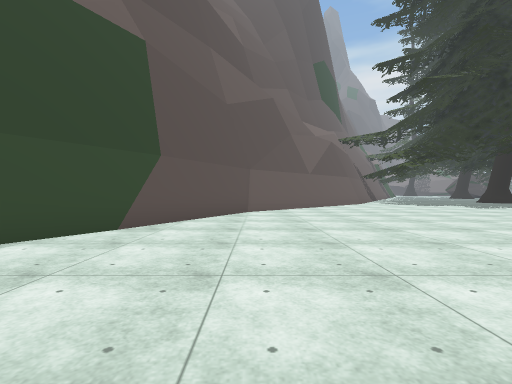
view 1 (above)

24 first-person views from a walk through a scene from a Unity 3-D project. The camera is 1.2 m above the floor, looks level and sees 85° across. The floor is counted in squares, 2 m on a side. Each view is taken from the middle of a square. On the plan, view 1 faces up. The plan holds only what a view shows up to about 9 squares ahead; the rest is blank. The place goes on beyond the plan. Some surface patterns are stand-ins.

view 2
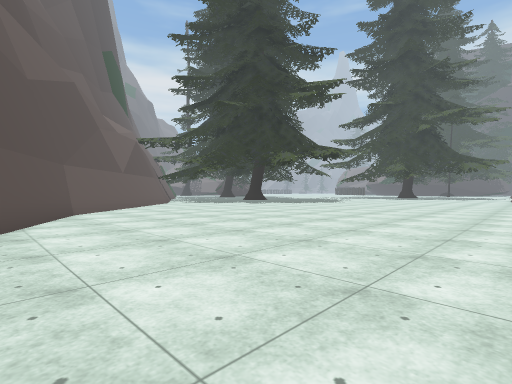

view 3
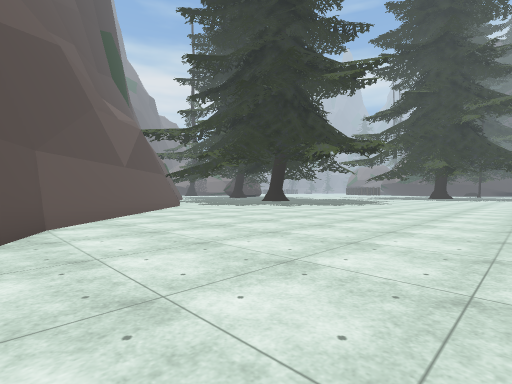

view 4
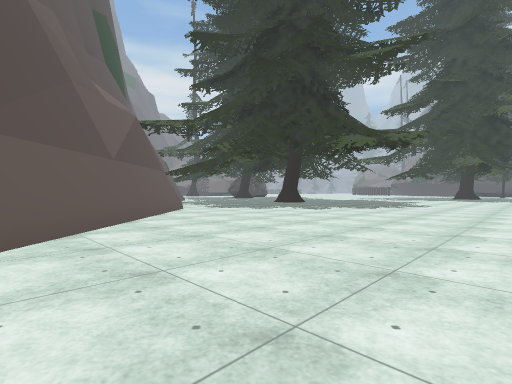

view 5
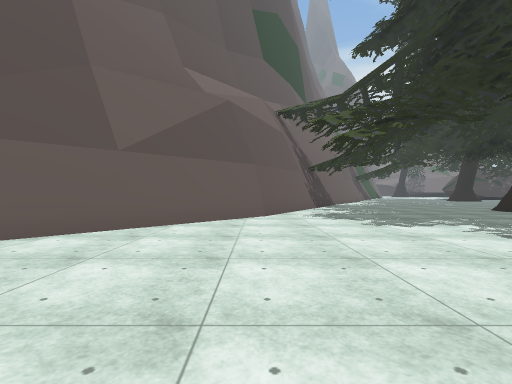

view 6
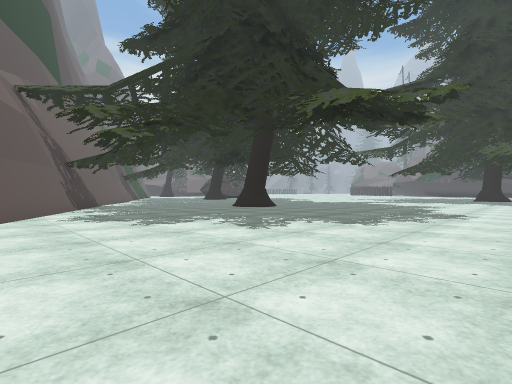

view 7
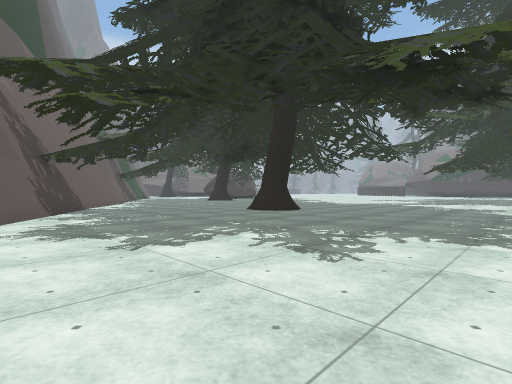

view 8
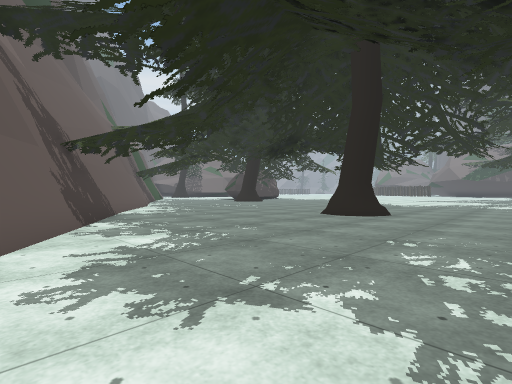

view 9
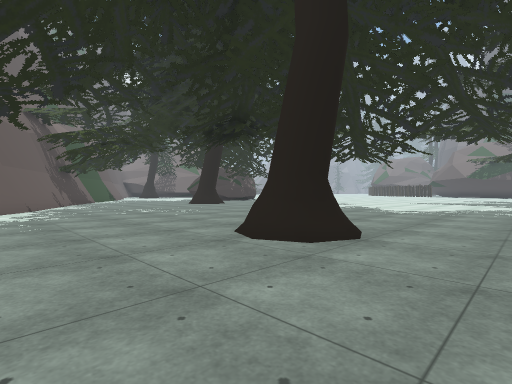

view 10
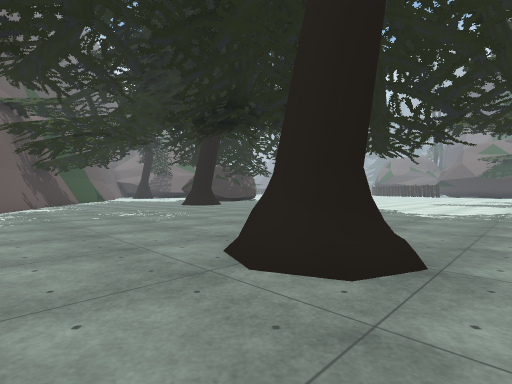

view 11
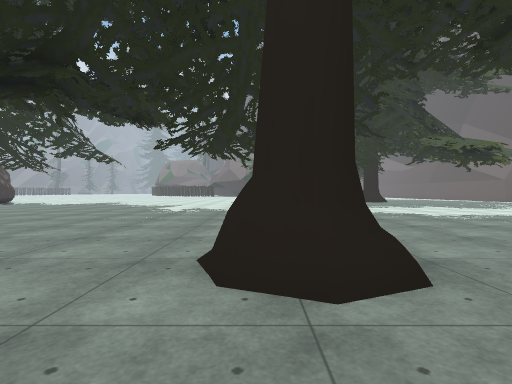

view 12
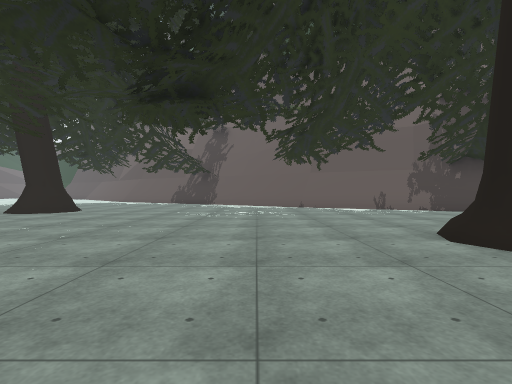

view 13
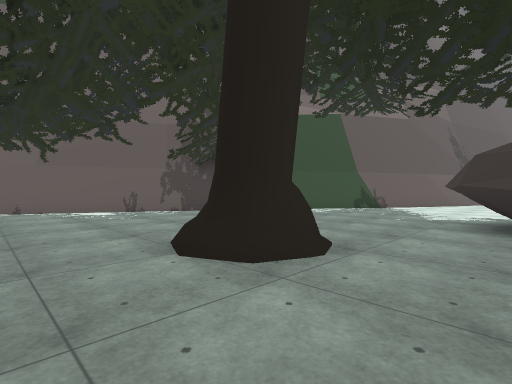

view 14
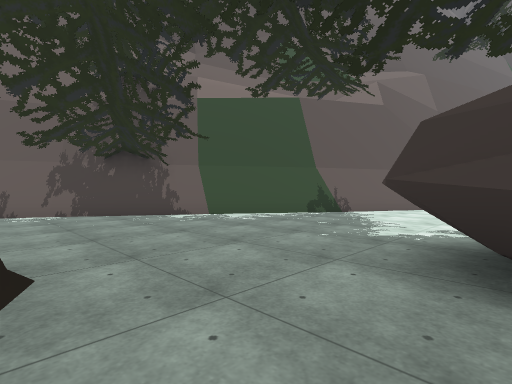

view 15
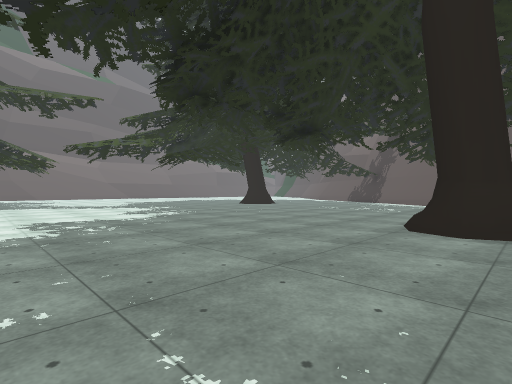

view 16
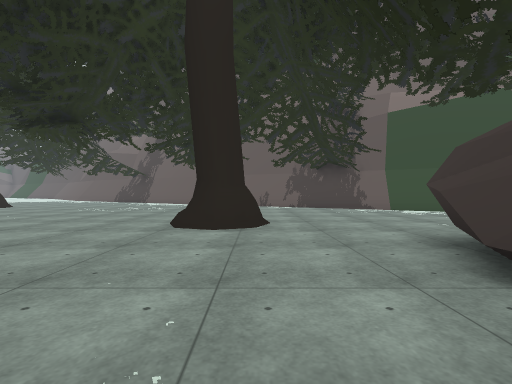

view 17
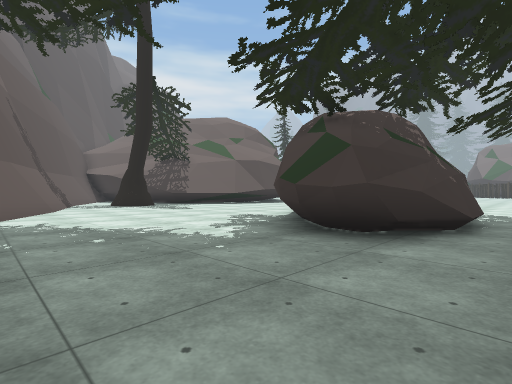

view 18
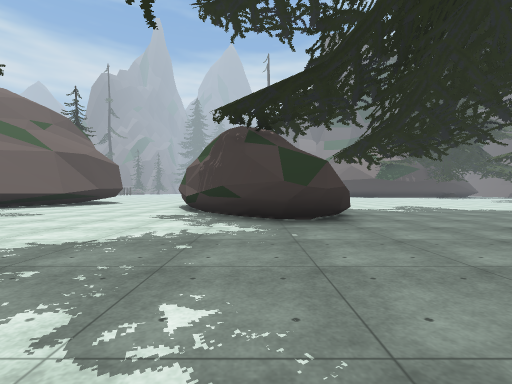

view 19
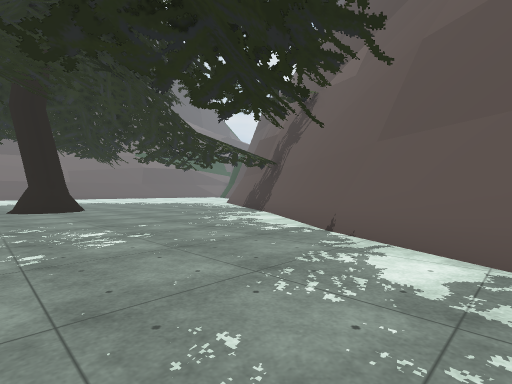

view 20
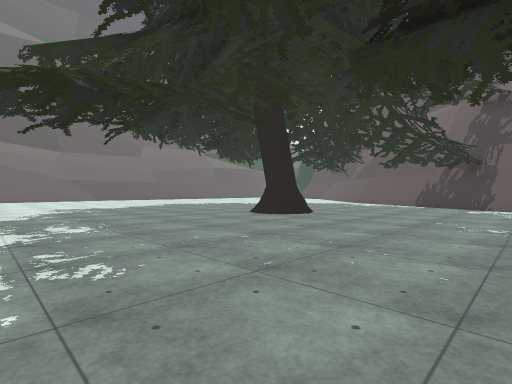

view 21
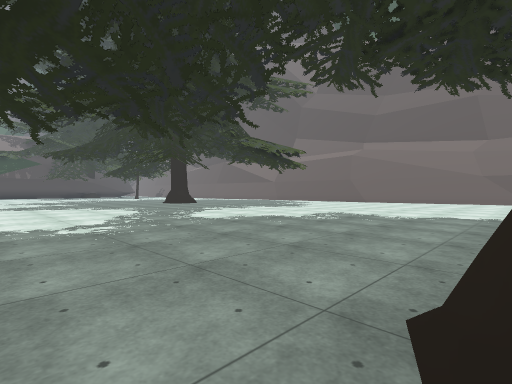

view 22
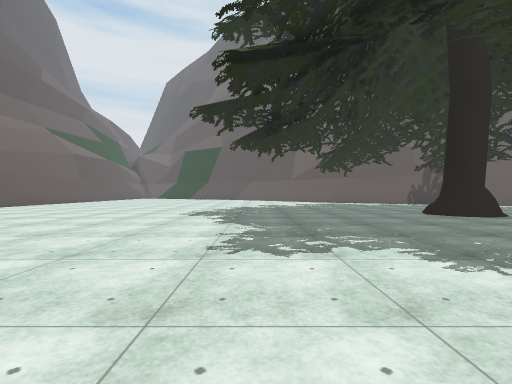

view 23
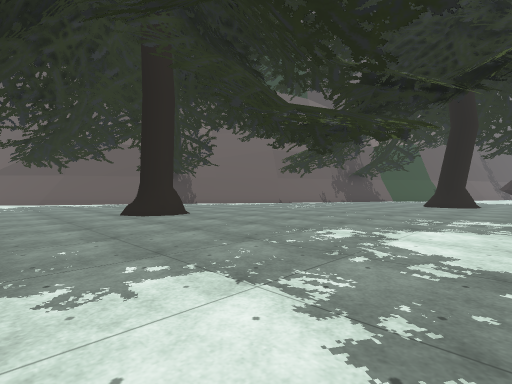

view 24
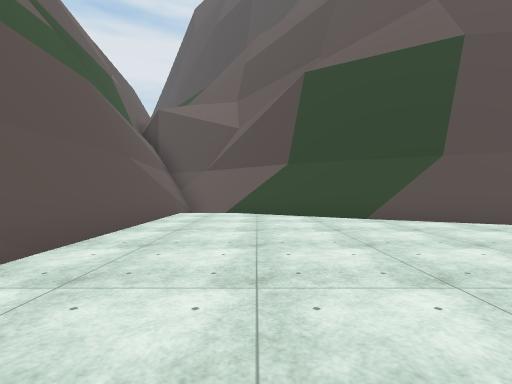

### Floor plan
Points are (right, up) in squares from view 1. A wall is a line through its corners. A room is listed if a view was taken in it or the views show most of it. See-through windows are left out.
Room 1 (views 1, 2, 3, 4, 5, 6, 7, 8, 9, 10, 11, 12, 13, 14, 15, 16, 17, 18, 19, 20, 21, 22, 23, 24)
walls: (14.1, 15.3) (13.4, 15); (13, 15.5) (13.3, 16.1); (14.1, 15.8) (13.7, 14.9); (12.8, 15.5) (13, 16.1) (13.4, 16.3) (13.9, 16.1) (14.2, 15.3); (13.5, 16) (14.1, 15.8) (13.8, 14.9) (13.1, 15.2); (12.7, 15.7) (13.7, 16.1) (14.1, 15.4) (13.2, 15) (12.9, 15.8); (7.8, 17.4) (7.1, 15.9); (6.9, 15.5) (6.4, 14.5); (5.4, 14.4) (-0.3, 8.6); (9.7, 22.1) (5.1, 14); (10.8, 24) (9.9, 22.4); (2.5, 11.8) (-0.3, 9); (19.1, 24.9) (18.8, 24.7); (19.2, 25.2) (19.2, 25.1); (19.2, 25.3) (18.9, 24.7) (18.1, 25); (19.4, 25.4) (19.2, 24.9); (18.5, 26) (18.8, 25.9) (19.3, 25.1) (18.6, 24.8); (19, 25.8) (19.3, 25.1); (12.5, 27.5) (10.8, 23.9); (-0.1, 9.1) (-4, 1.2); (13.6, 29.3) (10.9, 23.7); (21.9, 27.5) (20.1, 28.4) (20, 28.8); (20.1, 28.7) (19.8, 29.3) (21.3, 30.7); (21, 28.3) (20.1, 28.4); (19.9, 29.1) (20.8, 30.3) (23.6, 32.1); (22.6, 27.8) (20.9, 28); (22.7, 28.1) (22.1, 28.2); (14.2, 30.7) (13.6, 29.5); (23.5, 27.9) (22.5, 27.9); (24.1, 27.7) (22, 27.7); (-2, 5.4) (-3.2, 3.4); (21.2, 30.7) (24.1, 32.2); (-3.4, 3.1) (-4.1, 1.9); (17, 34.9) (13.9, 29.5); (-3.9, 2.1) (-4.6, 1.4); (17.9, 36.5) (17.2, 35.3); (-4.1, -0.6) (1.4, -0.5)
low walls: (14.1, 15.4) (13.9, 14.9); (12.9, 15.1) (12.7, 15.7); (14.1, 16) (14.2, 15.6); (9.5, 21.5) (8.9, 20.7); (5.2, 14) (2.4, 11.1); (9.3, 21.9) (8.6, 20.9); (11.1, 23.9) (10.1, 22.4); (10.8, 24.1) (9.8, 22.6); (19, 24.6) (18.7, 24.5) (18, 24.7); (19.2, 25.8) (19.4, 25.4); (13.5, 28.8) (12.7, 27.3); (15.9, 31.6) (15, 30.3); (21.4, 30.3) (22.3, 31); (16.9, 33.1) (16.3, 32.3); (-4, 1.7) (-4.6, 1); (18.2, 36.6) (16.7, 33.7)

Where each view was taken, in squares from view 1:
view 1: 0 up, 0 right, facing up
view 2: 0 up, 2 left, facing up-right
view 3: 3 up, 1 left, facing up-right
view 4: 5 up, 0 right, facing up-right
view 5: 7 up, 5 right, facing up
view 6: 7 up, 5 right, facing up-right
view 7: 9 up, 6 right, facing up-right
view 8: 12 up, 6 right, facing up-right
view 9: 13 up, 10 right, facing up-right
view 10: 14 up, 11 right, facing up-right
view 11: 16 up, 11 right, facing right
view 12: 22 up, 22 right, facing left
view 13: 23 up, 21 right, facing up-left
view 14: 26 up, 21 right, facing up-left
view 15: 26 up, 24 right, facing down-left
view 16: 26 up, 24 right, facing left
view 17: 27 up, 17 right, facing up-right
view 18: 30 up, 15 right, facing right
view 19: 26 up, 15 right, facing down-left
view 20: 21 up, 20 right, facing down-left
view 21: 17 up, 14 right, facing down-right
view 22: 10 up, 21 right, facing left
view 23: 12 up, 21 right, facing up-left
view 24: 2 up, 4 right, facing left
